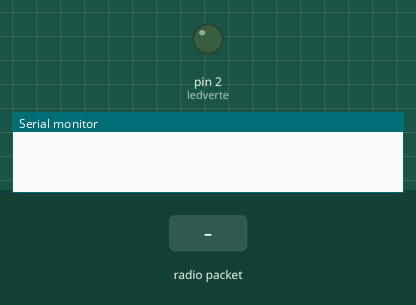
Simulated run of this sketch. Board: Arduino Uno, built with avr-gcc and run on an emulated ATmega328P. Shown: output pins drawn as LEDs (lit = HIGH), the last lines printed to the serial monitor. Inputs (shaded band) come from the test bench. No radio packets arrive unless stated.

Above: at 1.8 s.
1.9 s: radio packet "on" arrives
At 2.9 s:
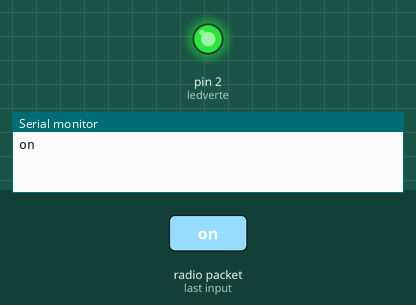
3.5 s: radio packet "1" arrives
At 4.4 s:
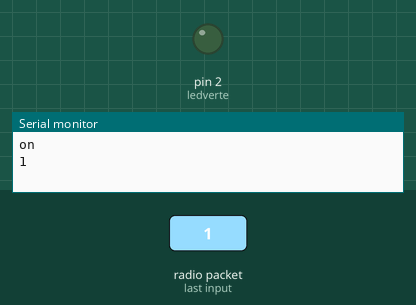
Timing chart, 0 to 6.5 s (numbered marks = the images above; inputs shaded):
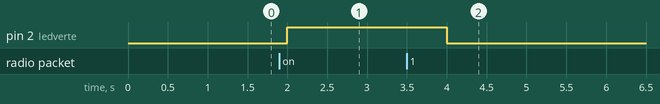

Measured:
- after the input at 1.9 s, pin 2 (ledverte): LOW → HIGH after 0.10 s
- after the input at 3.5 s, pin 2 (ledverte): HIGH → LOW after 0.50 s

The sketch:

test2.ino
```cpp
#include <VirtualWire.h>
int RF_RX_PIN = 11; // Broche DATA du récepteur à la pin
char message_recu[VW_MAX_MESSAGE_LEN];
int ledverte=2;
void setup()
{
  Serial.begin(9600);
  vw_setup(2000);               // Transmission en Bits par seconde
  vw_set_rx_pin(RF_RX_PIN);
  vw_rx_start();                // On démarre le récepteur.
  pinMode (ledverte, OUTPUT);
}

void loop()
{
  uint8_t buf[VW_MAX_MESSAGE_LEN];
  uint8_t buflen = VW_MAX_MESSAGE_LEN;
  if (vw_get_message(buf, &buflen)) // Si un message est recu...
  {
    for (int i = 0; i < buflen; i++)
      {
        Serial.write(buf[i]);
        message_recu[i] = buf[i];
      }
      message_recu[buflen] = '\0';
      Serial.println("");
  }
  String message = String(message_recu);
  if (message == "on"){
    digitalWrite (ledverte, HIGH);
  }
  else{
    digitalWrite (ledverte, LOW);
  }
  delay(1000);
}
```
